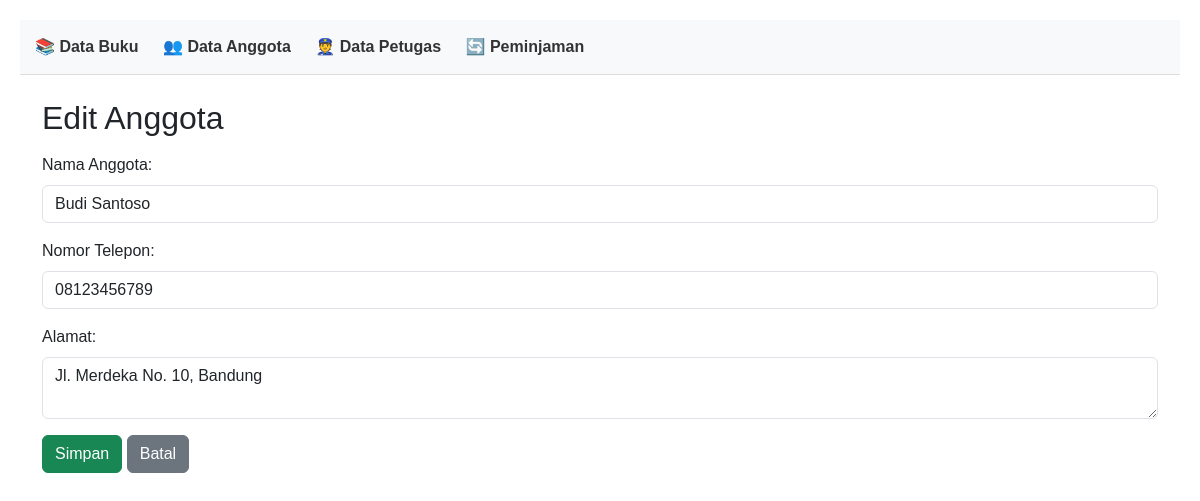
/index.php?entity=anggota&action=edit&id=1, run on the app's committed database.
### tables this page shows
CREATE TABLE `anggota` (
  `id` int(11) NOT NULL,
  `nama_anggota` varchar(100) NOT NULL,
  `nomor_telepon` varchar(15) NOT NULL,
  `alamat` text NOT NULL
);

### models/Anggota.php (called while the page is built, shortened)
<?php
require_once 'config/Database.php';
class Anggota
{
    private $conn;
    private $table = 'anggota';
    public function __construct()
    {
        $database = new Database();
        $this->conn = $database->getConnection();
    }
    public function getById($id)
    {
        $query = "SELECT * FROM " . $this->table . " WHERE id = :id";
        $stmt = $this->conn->prepare($query);
        $stmt->bindParam(':id', $id);
        $stmt->execute();
        return $stmt->fetch(PDO::FETCH_ASSOC);
    }
}

### config/Database.php (called while the page is built, shortened)
<?php
class Database
{
    private $host = "localhost";
    private $database = "perpustakaan";
    private $username = "root";
    private $password = "";
    public function getConnection()
    {
        $this->conn = null;
        try {
            $this->conn = new PDO("mysql:host=" . $this->host . ";dbname=" . $this->database, $this->username, $this->password);
            $this->conn->setAttribute(PDO::ATTR_ERRMODE, PDO::ERRMODE_EXCEPTION);
        } catch (PDOException $exception) {
            echo "Connection error: " . $exception->getMessage();
        }
        return $this->conn;
    }
}

### viewmodels/AnggotaViewModel.php (called while the page is built, shortened)
<?php
require_once 'models/Anggota.php';
class AnggotaViewModel
{
    private $anggotaModel;
    public function __construct()
    {
        $this->anggotaModel = new Anggota();
    }
    public function getAnggotaById($id)
    {
        return $this->anggotaModel->getById($id);
    }
}

### views/anggota_form.php (the view)
<?php
require_once 'views/template/header.php';
?>
<div class="container">
    <h2 class="mt-4 mb-3"><?php echo isset($anggota) ? 'Edit Anggota' : 'Tambah Anggota'; ?></h2>
    <form action="index.php?entity=anggota&action=<?php echo isset($anggota) ? 'update&id=' . $anggota['id'] : 'save'; ?>" method="POST">
        <div class="mb-3">
            <label class="form-label">Nama Anggota:</label>
            <input type="text" name="nama_anggota" value="<?php echo isset($anggota) ? htmlspecialchars($anggota['nama_anggota']) : ''; ?>" class="form-control" required>
        </div>
        <div class="mb-3">
            <label class="form-label">Nomor Telepon:</label>
            <input type="text" name="nomor_telepon" value="<?php echo isset($anggota) ? htmlspecialchars($anggota['nomor_telepon']) : ''; ?>" class="form-control" required>
        </div>
        <div class="mb-3">
            <label class="form-label">Alamat:</label>
            <textarea name="alamat" class="form-control" required><?php echo isset($anggota) ? htmlspecialchars($anggota['alamat']) : ''; ?></textarea>
        </div>
        <button type="submit" class="btn btn-success">Simpan</button>
        <a href="index.php?entity=anggota" class="btn btn-secondary">Batal</a>
    </form>
</div>
<?php
require_once 'views/template/footer.php';
?>

### views/template/header.php (style rules this page uses)
body { padding: 20px; font-family: sans-serif; }

### data on the page
anggota: nama_anggota "Budi Santoso", nomor_telepon "08123456789", alamat "Jl. Merdeka No. 10, Bandung"
